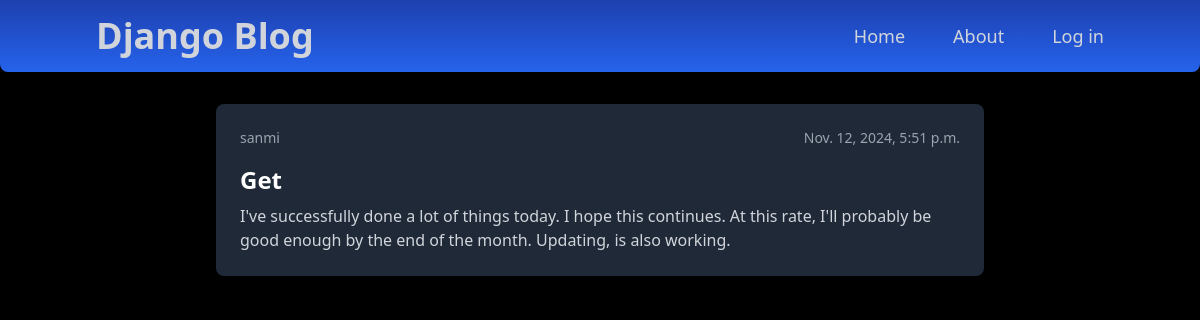
/, run on an earlier commit of the app's database.
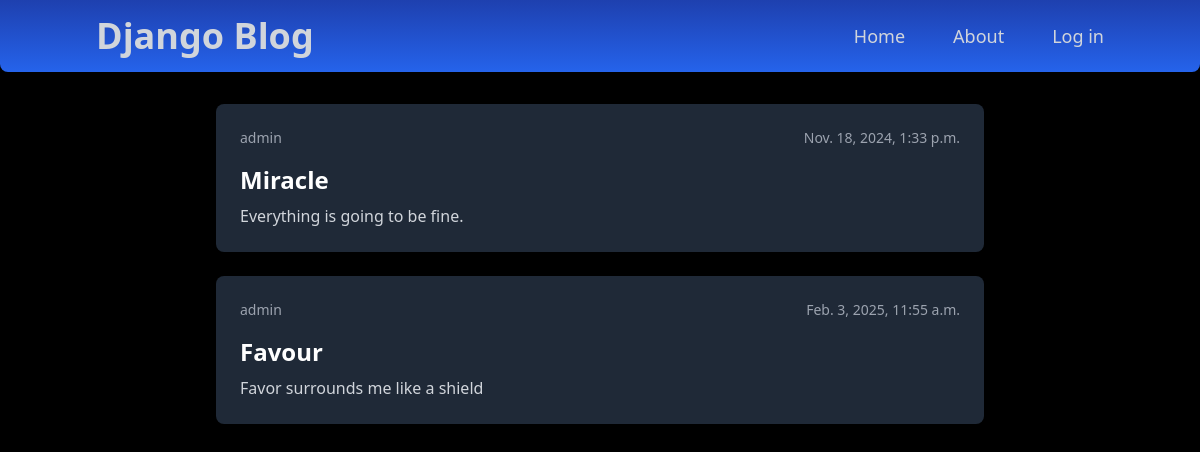
And on a later commit of the database.
### blog_app/models.py (models this page shows)
class Post(models.Model):
    id = models.AutoField(primary_key=True)
    title = models.CharField(max_length=200)
    content = models.TextField(null=True, blank=True)
    user = models.ForeignKey(User, on_delete=models.CASCADE)
    date_posted = models.DateTimeField(default=timezone.now)

### blog_app/views.py (the view)
# urls.py: path("", views.home_page, name='home_page'),
def home_page(request):
    autumn = Post.objects.all()
    return render(request, 'blog_app/index.html', {'posts': autumn})

### blog_app/templates/blog_app/index.html
{% extends "blog_app/base.html" %}
{% load static %}
{% block content %}
    <div class="container mx-auto flex flex-col max-w-3xl text-white mt-8 space-y-6">
        {% for post in posts %}
        <a href="{% url 'reading_post_page' pk=post.id%}" class="block bg-gray-800 p-6 rounded-lg shadow-lg hover:bg-gray-700 transition duration-300">
            <div class="flex justify-between items-center mb-4">
                <p class="text-sm text-gray-400">{{post.user}}</p>
                <p class="text-sm text-gray-400">{{post.date_posted}}</p>
            </div>
            <h1 class="text-2xl font-bold mb-2">{{post.title}}</h1>
            <p class="text-gray-300">{{post.content|truncatewords:30}}</p>
        </a>
        {% endfor %}
    </div>
{% endblock %}

What changed in the data, as far as the page shows it:
removed Post: user "sanmi", date_posted "Nov. 12, 2024, 5:51 p.m.", title "Get", content "I've successfully done a lot of things today. I hope this continues. At this rate, I'll probably be good enough by the end of the month. Updating, is also working."
added Post: user "admin", date_posted "Nov. 18, 2024, 1:33 p.m.", title "Miracle", content "Everything is going to be fine."
added Post: user "admin", date_posted "Feb. 3, 2025, 11:55 a.m.", title "Favour", content "Favor surrounds me like a shield"
